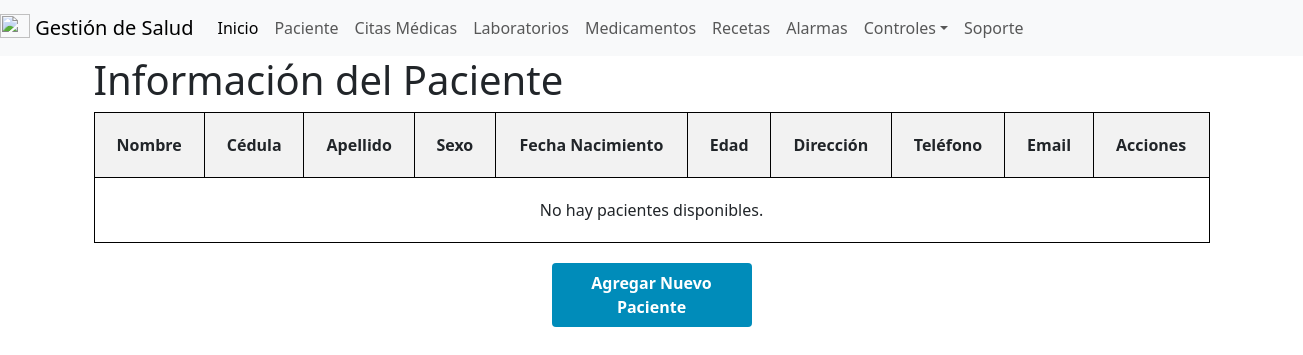
Before: /index/ (signed in) with the older database file.
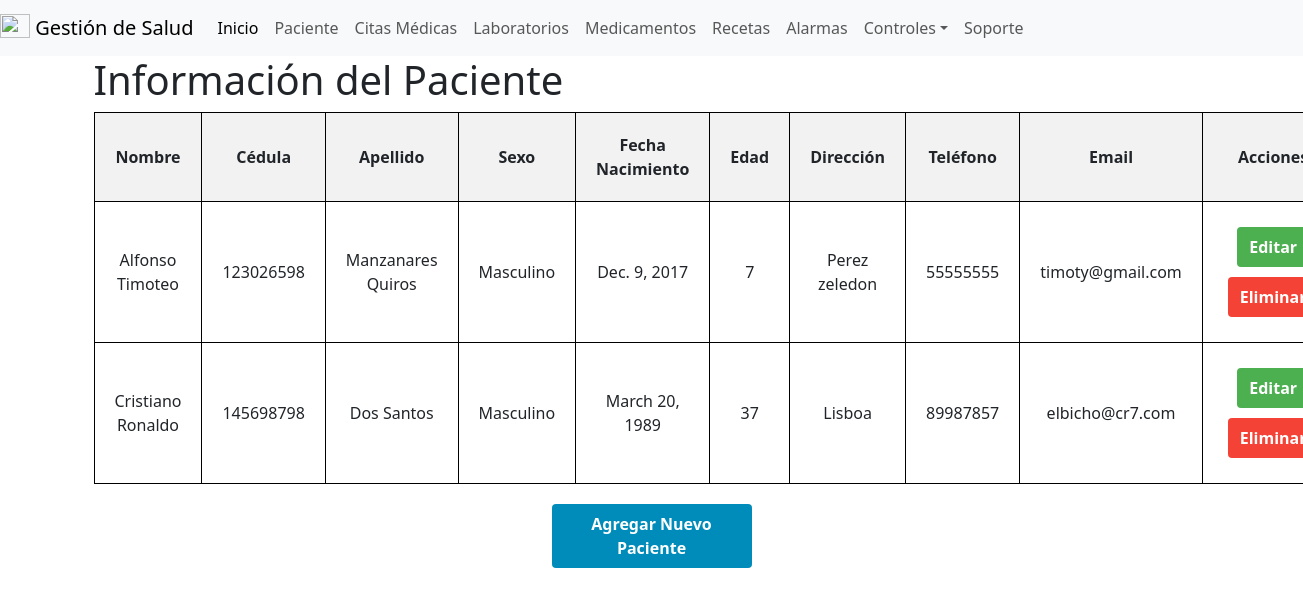
After: the same page with the newer database file.
### salud/models.py (models this page shows, shortened)
class paciente(models.Model):
    id_paciente = models.AutoField(primary_key=True , verbose_name='ID_Paciente')
    cedula = models.IntegerField(null=True,verbose_name='Cedula')
    nombre = models.CharField(max_length=50, verbose_name='Nombre')
    apellido = models.CharField(max_length=50, verbose_name='Apellido')
    sexo = models.CharField(max_length=20, verbose_name='Sexo')
    fecha_Nacimiento = models.DateField(null=True, verbose_name='Fecha de Nacimiento')
    edad = models.IntegerField ( verbose_name='Edad')
    direccion = models.CharField(max_length=50, verbose_name='Direccion')
    telefono = models.IntegerField( verbose_name='Telefono')
    email = models.EmailField( verbose_name='Email')
    id_usuario = models.ForeignKey(User, on_delete=models.CASCADE)

### salud/views.py (the view)
# urls.py: path('index/', views.index, name='index'),
@login_required(login_url='/accounts/login/')
def index(request):
    pacientes = paciente.objects.filter(id_usuario=request.user)
    return render(request, 'Programar/index.html', {'pacientes': pacientes})

### salud/templates/Programar/index.html (shortened to what this page needs)
{% extends "base.html" %}
{% block contenido %}
<!DOCTYPE html>
<html>
<head>
</head>
<body>
    <h1>Información del Paciente</h1>
    <form method="post" action="{% url 'index' %}">
        <table>
            <thead>
                <tr>
                    <th>Nombre</th>
                    <th>Cédula</th>
                    <th>Apellido</th>
                    <th>Sexo</th>
                    <th>Fecha Nacimiento</th>
                    <th>Edad</th>
                    <th>Dirección</th>
                    <th>Teléfono</th>
                    <th>Email</th>
                    <th>Acciones</th>
                </tr>
            </thead>
            <tbody>
                {% for paciente in pacientes %}
                <tr>
                    <td>{{ paciente.nombre }}</td>
                    <td>{{ paciente.cedula }}</td>
                    <td>{{ paciente.apellido }}</td>
                    <td>{{ paciente.sexo }}</td>
                    <td>{{ paciente.fecha_Nacimiento }}</td>
                    <td>{{ paciente.edad }}</td>
                    <td>{{ paciente.direccion }}</td>
                    <td>{{ paciente.telefono }}</td>
                    <td>{{ paciente.email }}</td>
                    <td>
                        <a href="" class="button edit-button">Editar</a>
                        <a href="" class="button delete-button" onclick="return confirm('¿Estás seguro de que deseas eliminar este paciente?');">Eliminar</a>
                    </td>
                </tr>
                {% empty %}
                <tr>
                    <td colspan="10">No hay pacientes disponibles.</td>
                </tr>
                {% endfor %}
            </tbody>
        </table>
        <a href="{% url 'agregar' %}" class="button add-button">Agregar Nuevo Paciente</a>
    </form>
</body>
</html>
{% endblock %}

Changed rows visible on the page:
added paciente: nombre "Alfonso Timoteo", cedula "123026598", apellido "Manzanares Quiros", sexo "Masculino", fecha_Nacimiento "Dec. 9, 2017", edad "7", direccion "Perez zeledon", telefono "55555555", email "timoty@gmail.com"
added paciente: nombre "Cristiano Ronaldo", cedula "145698798", apellido "Dos Santos", sexo "Masculino", fecha_Nacimiento "March 20, 1989", edad "37", direccion "Lisboa", telefono "89987857", email "elbicho@cr7.com"
Other visible differences:
text no longer shown: "No hay pacientes disponibles."
